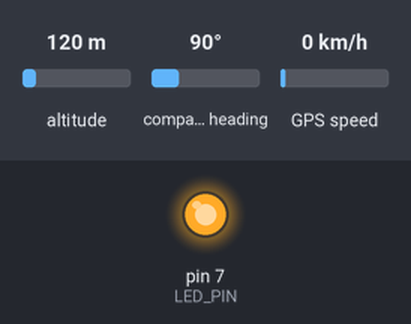
Bench run of a sketch on a simulated Arduino Uno, built with avr-gcc and run on an emulated ATmega328P. Shown: output pins drawn as LEDs (lit = HIGH). The inputs (shaded band) are chosen by the test bench; at power-on: altitude 120 m, compass heading 90°, GPS speed 0 km/h. The GPS gets a fix after 3 s at 37.7749, -122.4194 with 8 satellites; what the sketch prints to the serial monitor is not drawn.

Above: at 0.1 s.
Timing chart, 0 to 1.6 s (numbered marks = the images above):
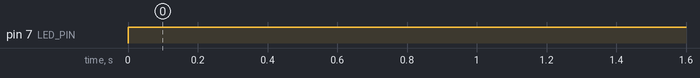

Measured:
- by itself, pin 7 (LED_PIN): LOW → HIGH at 0.00 s

The sketch:

GPS.ino
```cpp
#include <TinyGPS++.h>
#include <SoftwareSerial.h>

#define RX_PIN 3
#define TX_PIN 2
#define LED_PIN 7
#define GPS_BAUD 9600
#define WAYPOINT_THRESHOLD 5

TinyGPSPlus gps;

SoftwareSerial ss(RX_PIN, TX_PIN);

void setup() {
  Serial.begin(9600);
  ss.begin(GPS_BAUD);
  pinMode(LED_PIN, OUTPUT);

  Serial.Println("Waypoint tracker");

}

void loop() {
  double targetLat = 52.417114567377936;
  double targetLon = -4.062179665880415;

  while(ss.available() > 0) {
    gps.encode(ss.read());

      double dist = 0;
     if (gps.location.isValid()){
        dist = distance(targetLat, targetLon, gps.location.lat(), gps.location.lng());
        Serial.print("distance to target is");
        Serial.println(dist);
      }

      if (dist < WAYPOINT_THRESHOLD)
      digitalWrite(LED_PIN, HIGH);

  }

}

double distance(double lat1, double lon1, double lat2, double lon2)
{
  // Conversion factor from degrees to radians (pi/180)
  const double toRadian = 0.01745329251;

  // First coordinate (Radians)
  double lat1_r = lat1 * toRadian;
  double lon1_r = lon1 * toRadian;

  // Second coordinate (Radians)
  double lat2_r = lat2 * toRadian;
  double lon2_r = lon2 * toRadian;

  // Delta coordinates
  double deltaLat_r = (lat2 - lat1) * toRadian;
  double deltaLon_r = (lon2 - lon1) * toRadian;

  // Distance
  double a = sin(deltaLat_r/2)*sin(deltaLat_r/2) + cos(lat1_r) * cos(lat2_r) * sin(deltaLon_r/2) * sin(deltaLon_r/2);
  double c = 2 * atan2(sqrt(a), sqrt(1-a));
  double distance = 6371 * c * 1000;

  return distance;
}
```
